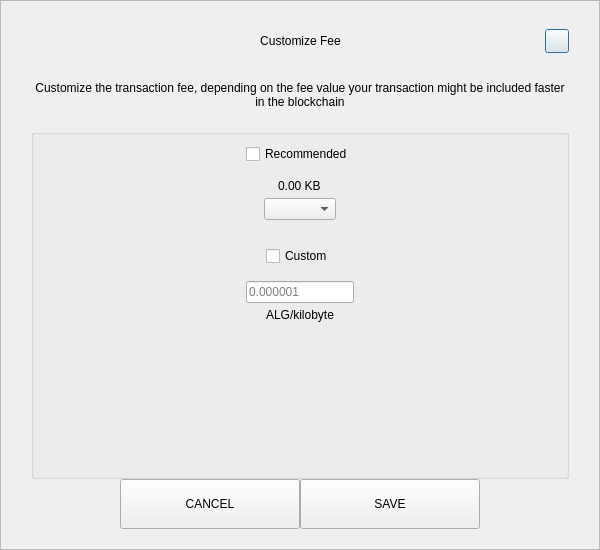
<?xml version="1.0" encoding="UTF-8"?>
<ui version="4.0">
 <class>SendCustomFeeDialog</class>
 <widget class="QDialog" name="SendCustomFeeDialog">
  <property name="geometry">
   <rect>
    <x>0</x>
    <y>0</y>
    <width>600</width>
    <height>550</height>
   </rect>
  </property>
  <property name="windowTitle">
   <string>Form</string>
  </property>
  <layout class="QVBoxLayout" name="verticalLayout_3">
   <property name="spacing">
    <number>0</number>
   </property>
   <property name="leftMargin">
    <number>0</number>
   </property>
   <property name="topMargin">
    <number>0</number>
   </property>
   <property name="rightMargin">
    <number>0</number>
   </property>
   <property name="bottomMargin">
    <number>0</number>
   </property>
   <item>
    <widget class="QFrame" name="frame">
     <property name="styleSheet">
      <string notr="true"/>
     </property>
     <property name="frameShape">
      <enum>QFrame::StyledPanel</enum>
     </property>
     <property name="frameShadow">
      <enum>QFrame::Raised</enum>
     </property>
     <layout class="QVBoxLayout" name="verticalLayout_2">
      <property name="spacing">
       <number>0</number>
      </property>
      <property name="leftMargin">
       <number>30</number>
      </property>
      <property name="topMargin">
       <number>20</number>
      </property>
      <property name="rightMargin">
       <number>30</number>
      </property>
      <property name="bottomMargin">
       <number>20</number>
      </property>
      <item>
       <layout class="QHBoxLayout" name="horizontalLayout_3">
        <property name="spacing">
         <number>0</number>
        </property>
        <item>
         <spacer name="horizontalSpacer_21">
          <property name="orientation">
           <enum>Qt::Horizontal</enum>
          </property>
          <property name="sizeHint" stdset="0">
           <size>
            <width>40</width>
            <height>20</height>
           </size>
          </property>
         </spacer>
        </item>
        <item>
         <widget class="QLabel" name="labelTitle">
          <property name="minimumSize">
           <size>
            <width>0</width>
            <height>40</height>
           </size>
          </property>
          <property name="maximumSize">
           <size>
            <width>16777215</width>
            <height>40</height>
           </size>
          </property>
          <property name="styleSheet">
           <string notr="true">padding-left:24px;</string>
          </property>
          <property name="text">
           <string>Customize Fee</string>
          </property>
          <property name="alignment">
           <set>Qt::AlignCenter</set>
          </property>
          <property name="margin">
           <number>7</number>
          </property>
         </widget>
        </item>
        <item>
         <spacer name="horizontalSpacer">
          <property name="orientation">
           <enum>Qt::Horizontal</enum>
          </property>
          <property name="sizeHint" stdset="0">
           <size>
            <width>40</width>
            <height>20</height>
           </size>
          </property>
         </spacer>
        </item>
        <item>
         <widget class="QPushButton" name="btnEsc">
          <property name="minimumSize">
           <size>
            <width>24</width>
            <height>24</height>
           </size>
          </property>
          <property name="maximumSize">
           <size>
            <width>24</width>
            <height>24</height>
           </size>
          </property>
          <property name="text">
           <string/>
          </property>
         </widget>
        </item>
       </layout>
      </item>
      <item>
       <spacer name="verticalSpacer_2">
        <property name="orientation">
         <enum>Qt::Vertical</enum>
        </property>
        <property name="sizeType">
         <enum>QSizePolicy::Fixed</enum>
        </property>
        <property name="sizeHint" stdset="0">
         <size>
          <width>20</width>
          <height>20</height>
         </size>
        </property>
       </spacer>
      </item>
      <item>
       <widget class="QLabel" name="labelMessage">
        <property name="text">
         <string>Customize the transaction fee, depending on the fee value your transaction might be included faster in the blockchain</string>
        </property>
        <property name="alignment">
         <set>Qt::AlignCenter</set>
        </property>
        <property name="wordWrap">
         <bool>true</bool>
        </property>
       </widget>
      </item>
      <item>
       <spacer name="verticalSpacer_3">
        <property name="orientation">
         <enum>Qt::Vertical</enum>
        </property>
        <property name="sizeType">
         <enum>QSizePolicy::Fixed</enum>
        </property>
        <property name="sizeHint" stdset="0">
         <size>
          <width>20</width>
          <height>20</height>
         </size>
        </property>
       </spacer>
      </item>
      <item>
       <widget class="QGroupBox" name="groupBox">
        <property name="title">
         <string/>
        </property>
        <layout class="QVBoxLayout" name="verticalLayout">
         <property name="leftMargin">
          <number>12</number>
         </property>
         <property name="rightMargin">
          <number>12</number>
         </property>
         <item>
          <layout class="QVBoxLayout" name="verticalLayout_4">
           <property name="spacing">
            <number>5</number>
           </property>
           <item alignment="Qt::AlignHCenter">
            <widget class="QCheckBox" name="checkBoxRecommended">
             <property name="text">
              <string>Recommended</string>
             </property>
            </widget>
           </item>
           <item>
            <spacer name="verticalSpacer_5">
             <property name="orientation">
              <enum>Qt::Vertical</enum>
             </property>
             <property name="sizeType">
              <enum>QSizePolicy::Fixed</enum>
             </property>
             <property name="sizeHint" stdset="0">
              <size>
               <width>20</width>
               <height>10</height>
              </size>
             </property>
            </spacer>
           </item>
           <item alignment="Qt::AlignHCenter">
            <widget class="QLabel" name="labelFee">
             <property name="text">
              <string>0.00 KB</string>
             </property>
            </widget>
           </item>
           <item alignment="Qt::AlignHCenter">
            <widget class="QComboBox" name="comboBoxRecommended"/>
           </item>
          </layout>
         </item>
         <item>
          <spacer name="verticalSpacer">
           <property name="orientation">
            <enum>Qt::Vertical</enum>
           </property>
           <property name="sizeType">
            <enum>QSizePolicy::Fixed</enum>
           </property>
           <property name="sizeHint" stdset="0">
            <size>
             <width>20</width>
             <height>20</height>
            </size>
           </property>
          </spacer>
         </item>
         <item>
          <layout class="QVBoxLayout" name="verticalLayout_5">
           <property name="spacing">
            <number>5</number>
           </property>
           <item alignment="Qt::AlignHCenter">
            <widget class="QCheckBox" name="checkBoxCustom">
             <property name="text">
              <string>Custom</string>
             </property>
            </widget>
           </item>
           <item>
            <spacer name="verticalSpacer_6">
             <property name="orientation">
              <enum>Qt::Vertical</enum>
             </property>
             <property name="sizeType">
              <enum>QSizePolicy::Fixed</enum>
             </property>
             <property name="sizeHint" stdset="0">
              <size>
               <width>20</width>
               <height>10</height>
              </size>
             </property>
            </spacer>
           </item>
           <item alignment="Qt::AlignHCenter">
            <widget class="QLineEdit" name="lineEditCustomFee">
             <property name="placeholderText">
              <string notr="true">0.000001</string>
             </property>
            </widget>
           </item>
           <item alignment="Qt::AlignHCenter">
            <widget class="QLabel" name="labelCustomFee">
             <property name="text">
              <string>ALG/kilobyte</string>
             </property>
            </widget>
           </item>
          </layout>
         </item>
         <item>
          <spacer name="verticalSpacer_4">
           <property name="orientation">
            <enum>Qt::Vertical</enum>
           </property>
           <property name="sizeHint" stdset="0">
            <size>
             <width>20</width>
             <height>40</height>
            </size>
           </property>
          </spacer>
         </item>
        </layout>
       </widget>
      </item>
      <item>
       <layout class="QHBoxLayout" name="horizontalLayout" stretch="1,2,2,1">
        <item>
         <spacer name="horizontalSpacer1">
          <property name="orientation">
           <enum>Qt::Horizontal</enum>
          </property>
          <property name="sizeHint" stdset="0">
           <size>
            <width>40</width>
            <height>20</height>
           </size>
          </property>
         </spacer>
        </item>
        <item>
         <widget class="QPushButton" name="btnCancel">
          <property name="minimumSize">
           <size>
            <width>180</width>
            <height>50</height>
           </size>
          </property>
          <property name="focusPolicy">
           <enum>Qt::NoFocus</enum>
          </property>
          <property name="text">
           <string>CANCEL</string>
          </property>
         </widget>
        </item>
        <item>
         <widget class="QPushButton" name="btnSave">
          <property name="minimumSize">
           <size>
            <width>180</width>
            <height>50</height>
           </size>
          </property>
          <property name="focusPolicy">
           <enum>Qt::NoFocus</enum>
          </property>
          <property name="text">
           <string>SAVE</string>
          </property>
         </widget>
        </item>
        <item>
         <spacer name="horizontalSpacer_2">
          <property name="orientation">
           <enum>Qt::Horizontal</enum>
          </property>
          <property name="sizeHint" stdset="0">
           <size>
            <width>40</width>
            <height>20</height>
           </size>
          </property>
         </spacer>
        </item>
       </layout>
      </item>
     </layout>
    </widget>
   </item>
  </layout>
 </widget>
 <resources/>
 <connections/>
</ui>
